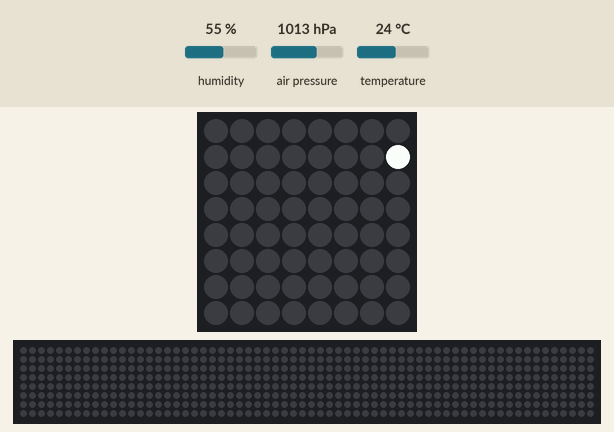
Simulated run of this program. Board: Raspberry Pi (BCM pin numbers) with a Sense HAT. On the bench: the Sense HAT's 8×8 RGB LED matrix, a strip that is not on the board, showing the scrolling text unrolled. Inputs (shaded band) come from the test bench; at power-on: humidity 55 %, air pressure 1013 hPa, temperature 24 °C. The 64×8 strip is a reading aid, not a part: it shows the text the matrix is scrolling, unrolled, one strip-width of it at a time; what the program prints to the terminal is not drawn.

Above: at 0.17 s.
At 6.92 s:
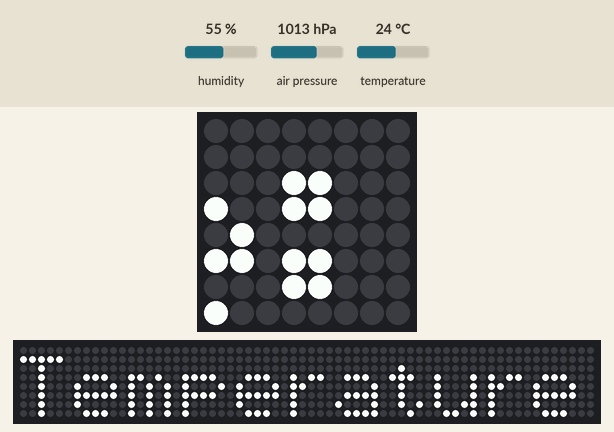
At 13.67 s:
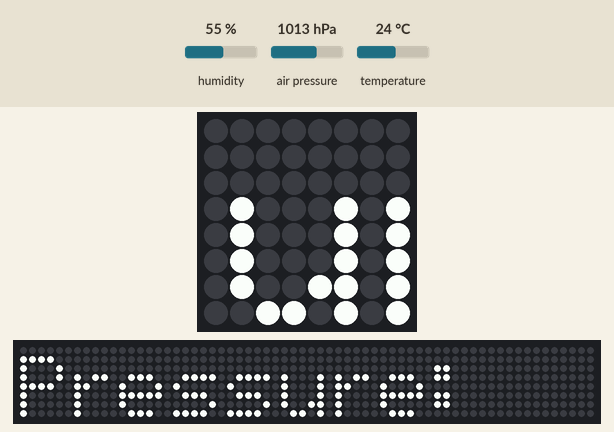
At 27.16 s:
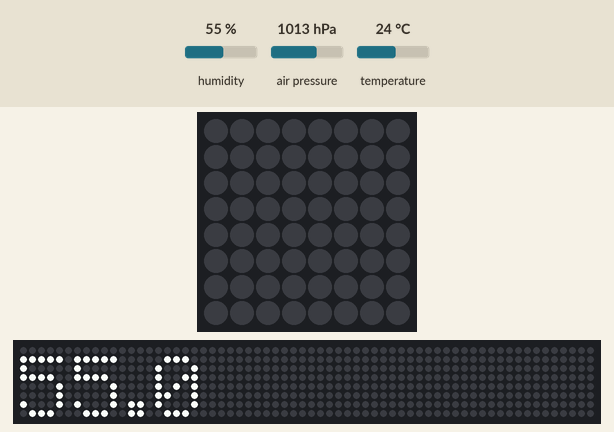
At 27.76 s:
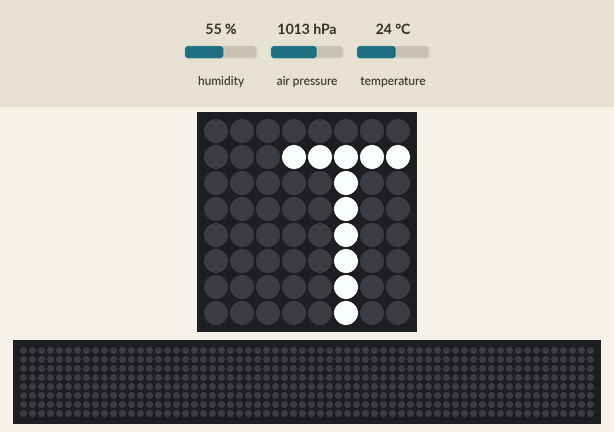
At 39.85 s:
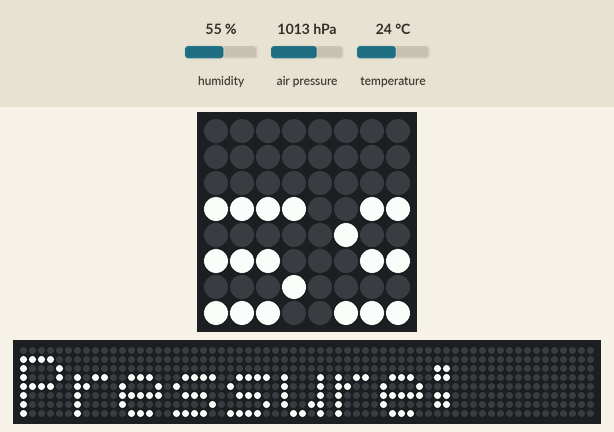

The program:

sensehat_get_PresTempHum.py
```python
#!/usr/bin/env python3

from sense_hat import SenseHat
from time import sleep


sense = SenseHat()
sense.clear()

try:
    pressure = sense.get_pressure()
    pressure = round(pressure, 1) # Round off the pressure to 1 decimal place.
    print("Pressure now is", pressure)

    temp = sense.get_temperature()
    temp = round(temp, 1) # Round off the temp to 1 decimal place.
    print("Temperature now is", temp)

    humidity = sense.get_humidity()
    humidity = round(humidity, 1) # Round off humidity to 1 decimal place.
    print("Humidity now is", humidity)

    while True:
        message = "Temperature: " + str(temp) + " Pressure: " + str(pressure) + " Humidity: " + str(humidity)
        # From sense, use the show_message method to scroll the message at speed 0.1.
        sense.show_message(message, scroll_speed = 0.1)

except KeyboardInterrupt:
    pass

sense.clear()
```
